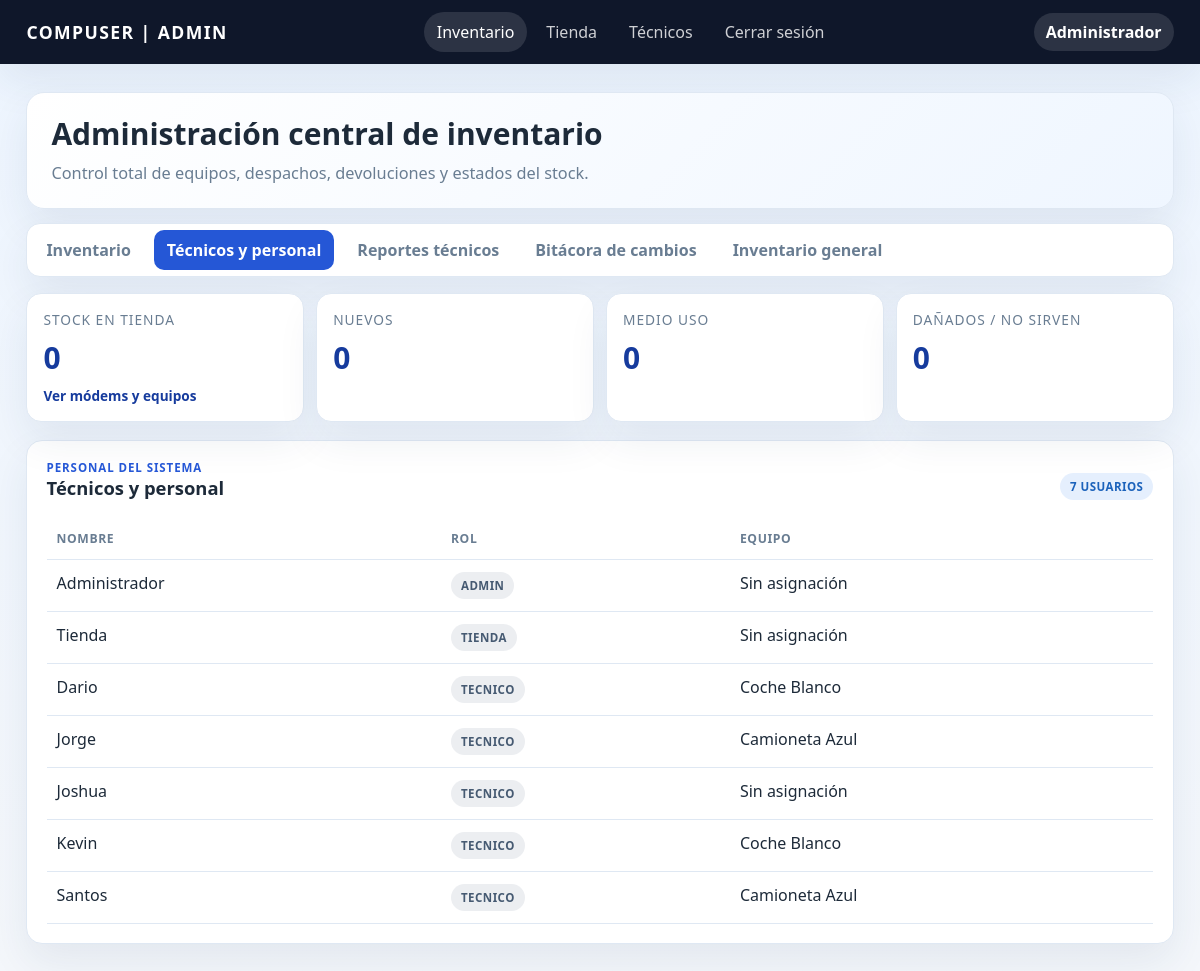
The app's page /admin.php?tab=personal (signed in) with its own data.
### tables this page shows
CREATE TABLE IF NOT EXISTS usuarios (
    id INT AUTO_INCREMENT PRIMARY KEY,
    usuario VARCHAR(100) NOT NULL UNIQUE,
    nombre VARCHAR(150) NOT NULL,
    rol ENUM('admin', 'tienda', 'tecnico') NOT NULL,
    equipo VARCHAR(150) DEFAULT NULL,
    password VARCHAR(255) NOT NULL,
    activo TINYINT(1) DEFAULT 1,
    created_at TIMESTAMP DEFAULT CURRENT_TIMESTAMP
);

### admin.php (called while the page is built)
<?php
require __DIR__ . '/backend/controllers/admin.php';
require __DIR__ . '/frontend/views/admin.php';

### backend/controllers/admin.php (called while the page is built, shortened)
<?php
require dirname(__DIR__, 2) . '/config/database.php';
require dirname(__DIR__, 2) . '/includes/functions.php';
$equipos = getInventario($pdo);
$usuarios = getUsuarios($pdo);
$stats = [
    'total' => count($equipos),
    'disponibles' => count(array_filter($equipos, fn($item) => $item['estado'] === 'disponible')),
    'nuevos' => count(array_filter($equipos, fn($item) => $item['condicion'] === 'nuevo')),
    'medio_uso' => count(array_filter($equipos, fn($item) => $item['condicion'] === 'medio_uso')),
    'daniados' => count(array_filter($equipos, fn($item) => $item['condicion'] === 'danado' || $item['condicion'] === 'no_serve')),
];
$pestana = $_GET['tab'] ?? 'inventario';
?>

### includes/functions.php (called while the page is built, shortened)
<?php
function getUsuarios(PDO $pdo, ?string $rol = null): array
{
    $stmt = $pdo->query('SELECT * FROM usuarios ORDER BY rol, nombre ASC');
    return $stmt->fetchAll();
}
function getInventario(PDO $pdo): array
{
    $stmt = $pdo->query('SELECT * FROM equipos ORDER BY updated_at DESC');
    return $stmt->fetchAll();
}
function badgeClass(string $estado): string
{
    $map = [
        'disponible' => 'success',
        'asignado' => 'primary',
        'en_reparacion' => 'warning',
        'retirado' => 'dark',
        'dado_baja' => 'danger',
        'nuevo' => 'success',
        'revision' => 'warning',
        'medio_uso' => 'info',
        'recogido' => 'secondary',
        'no_serve' => 'danger',
        'danado' => 'danger',
        'dañado' => 'danger',
        'pendiente' => 'warning',
        'en_proceso' => 'primary',
        'completado' => 'success',
        'cancelado' => 'dark',
        'portado' => 'primary',
        'utilizado' => 'success',
        'no_utilizado' => 'secondary',
        'falla' => 'danger',
        'devuelto' => 'info',
    ];
    return $map[$estado] ?? 'secondary';
}

### frontend/views/admin.php (the view, shortened to what this page needs)
<!DOCTYPE html>
<html lang="es">
<head>
    <link rel="stylesheet" href="frontend/assets/css/style.css">
</head>
<body>
    <div class="page-shell">
        <header class="topbar">
            <div class="brand">Compuser | Admin</div>
            <nav class="nav">
                <a class="active" href="admin.php">Inventario</a>
                <a href="tienda.php">Tienda</a>
                <a href="tecnico.php">Técnicos</a>
                <a href="logout.php">Cerrar sesión</a>
            </nav>
            <div class="user-chip"><?php echo htmlspecialchars($_SESSION['nombre']); ?></div>
        </header>
        <div class="container">
            <section class="hero">
                <h1>Administración central de inventario</h1>
                <p>Control total de equipos, despachos, devoluciones y estados del stock.</p>
            </section>
            <nav class="admin-tabs" aria-label="Secciones de administración">
                <a class="<?php echo $pestana === 'inventario' ? 'active' : ''; ?>" href="admin.php?tab=inventario">Inventario</a>
                <a class="<?php echo $pestana === 'personal' ? 'active' : ''; ?>" href="admin.php?tab=personal">Técnicos y personal</a>
                <a class="<?php echo $pestana === 'reportes' ? 'active' : ''; ?>" href="admin.php?tab=reportes">Reportes técnicos</a>
                <a class="<?php echo $pestana === 'actividad' ? 'active' : ''; ?>" href="admin.php?tab=actividad">Bitácora de cambios</a>
                <a class="<?php echo $pestana === 'inventario_general' ? 'active' : ''; ?>" href="admin.php?tab=inventario_general">Inventario general</a>
            </nav>
            <div class="stats-grid">
                <button type="button" class="stat-card stat-card-button" id="toggleAvailableEquipment" aria-expanded="false" aria-controls="availableEquipmentPanel">
                    <span class="label">Stock en tienda</span>
                    <span class="value"><?php echo $stats['disponibles']; ?></span>
                    <span class="stat-action">Ver módems y equipos</span>
                </button>
                <div class="stat-card">
                    <span class="label">Nuevos</span>
                    <span class="value"><?php echo $stats['nuevos']; ?></span>
                </div>
                <div class="stat-card">
                    <span class="label">Medio uso</span>
                    <span class="value"><?php echo $stats['medio_uso']; ?></span>
                </div>
                <div class="stat-card">
                    <span class="label">Dañados / No sirven</span>
                    <span class="value"><?php echo $stats['daniados']; ?></span>
                </div>
            </div>
            <?php if ($pestana === 'inventario'): ?>
            <div class="content-grid">
                <div class="card">
                    <h3><?php echo $equipoEditar ? 'Editar equipo' : 'Agregar equipo'; ?></h3>
                    <form method="POST" id="adminEquipmentForm">
                        <?php if ($equipoEditar): ?>
                            <input type="hidden" name="id" value="<?php echo (int)$equipoEditar['id']; ?>">
                        <?php endif; ?>
                        <div class="form-grid">
                            <label>
                                <span>Tipo</span>
                                <select name="tipo" required>
                                    <option value="">Seleccione</option>
                                    <option value="Modem GPON" <?php echo ($equipoEditar && $equipoEditar['tipo'] === 'Modem GPON') ? 'selected' : ''; ?>>Modem GPON</option>
                                    <option value="Modem EPON" <?php echo ($equipoEditar && $equipoEditar['tipo'] === 'Modem EPON') ? 'selected' : ''; ?>>Modem EPON</option>
                                    <option value="Caja de empalme" <?php echo ($equipoEditar && $equipoEditar['tipo'] === 'Caja de empalme') ? 'selected' : ''; ?>>Caja de empalme</option>
                                    <option value="Caja NAP 8" <?php echo ($equipoEditar && $equipoEditar['tipo'] === 'Caja NAP 8') ? 'selected' : ''; ?>>Caja NAP 8</option>
                                    <option value="Caja NAP 16" <?php echo ($equipoEditar && $equipoEditar['tipo'] === 'Caja NAP 16') ? 'selected' : ''; ?>>Caja NAP 16</option>
                                    <option value="Empalmadora" <?php echo ($equipoEditar && $equipoEditar['tipo'] === 'Empalmadora') ? 'selected' : ''; ?>>Empalmadora</option>
                                    <option value="Otros" <?php echo ($equipoEditar && $equipoEditar['tipo'] === 'Otros') ? 'selected' : ''; ?>>Otros</option>
                                </select>
                            </label>
                            <label>
                                <span>Marca</span>
                                <?php $marcasModem = ['Huawei', 'TP-Link', 'Telmex', 'Nokia', 'V-SOL', 'Otros']; ?>
                                <select name="marca" data-modem-brand>
                                    <option value="">Seleccione marca</option>
                                    <?php if (!empty($equipoEditar['marca']) && !in_array($equipoEditar['marca'], $marcasModem, true)): ?>
                                        <option value="<?php echo htmlspecialchars($equipoEditar['marca'], ENT_QUOTES); ?>" selected><?php echo htmlspecialchars($equipoEditar['marca']); ?></option>
                                    <?php endif; ?>
                                    <?php foreach ($marcasModem as $marcaModem): ?>
                                        <option value="<?php echo htmlspecialchars($marcaModem, ENT_QUOTES); ?>" <?php echo (($equipoEditar['marca'] ?? '') === $marcaModem) ? 'selected' : ''; ?>><?php echo htmlspecialchars($marcaModem); ?></option>
                                    <?php endforeach; ?>
                                </select>
                            </label>
                            <label>
                                <span>Modelo</span>
                                <input type="text" name="modelo" value="<?php echo htmlspecialchars($equipoEditar['modelo'] ?? ''); ?>">
                            </label>
                            <label>
                                <span>Condición</span>
                                <select name="condicion">
                                    <option value="nuevo" <?php echo ($equipoEditar && $equipoEditar['condicion'] === 'nuevo') ? 'selected' : ''; ?>>Nuevo</option>
                                    <option value="medio_uso" <?php echo ($equipoEditar && $equipoEditar['condicion'] === 'medio_uso') ? 'selected' : ''; ?>>Medio uso</option>
                                    <option value="recogido" <?php echo ($equipoEditar && $equipoEditar['condicion'] === 'recogido') ? 'selected' : ''; ?>>Recogido</option>
                                    <option value="no_serve" <?php echo ($equipoEditar && $equipoEditar['condicion'] === 'no_serve') ? 'selected' : ''; ?>>No sirve</option>
                                    <option value="danado" <?php echo ($equipoEditar && $equipoEditar['condicion'] === 'danado') ? 'selected' : ''; ?>>Dañado</option>
                                </select>
                            </label>
                            <label>
                                <span>Estado</span>
                                <select name="estado">
                                    <option value="disponible" <?php echo ($equipoEditar && $equipoEditar['estado'] === 'disponible') ? 'selected' : ''; ?>>Disponible</option>
                                    <option value="asignado" <?php echo ($equipoEditar && $equipoEditar['estado'] === 'asignado') ? 'selected' : ''; ?>>Asignado</option>
                                    <option value="en_reparacion" <?php echo ($equipoEditar && $equipoEditar['estado'] === 'en_reparacion') ? 'selected' : ''; ?>>En reparación</option>
                                    <option value="retirado" <?php echo ($equipoEditar && $equipoEditar['estado'] === 'retirado') ? 'selected' : ''; ?>>Retirado</option>
                                    <option value="dado_baja" <?php echo ($equipoEditar && $equipoEditar['estado'] === 'dado_baja') ? 'selected' : ''; ?>>Dado de baja</option>
                                </select>
                            </label>
                            <label>
                                <span>Ubicación</span>
                                <input type="text" name="ubicacion" value="<?php echo htmlspecialchars($equipoEditar['ubicacion'] ?? ''); ?>">
                            </label>
                            <label>
                                <span>Número serial</span>
                                <div class="serial-scanner-wrap">
                                    <input type="text" name="serial" id="serialInputAdmin" value="<?php echo htmlspecialchars($equipoEditar['serial'] ?? ''); ?>" data-modem-serial autocomplete="off">
                                    <button type="button" class="btn btn-secondary" data-scan-target="serialInputAdmin">Escanear</button>
                                    <input type="file" accept="image/*" capture="environment" class="scan-file-input" data-scan-file-target="serialInputAdmin" hidden>
                                    <button type="button" class="btn btn-secondary scan-file-trigger" data-scan-file-trigger="serialInputAdmin">Desde foto</button>
                                </div>
                                <small class="modem-detection-result" data-modem-detection-result aria-live="polite">Conecta el lector USB y escanea el código en este campo para detectar el fabricante.</small>
                            </label>
                        </div>
                        <label>
                            <span>Observaciones</span>
                            <textarea name="observaciones"><?php echo htmlspecialchars($equipoEditar['observaciones'] ?? ''); ?></textarea>
                        </label>
                        <?php if ($equipoEditar): ?>
                            <button type="submit" name="actualizar_equipo" class="btn btn-success">Guardar cambios</button>
                            <a href="admin.php" class="btn btn-secondary">Cancelar</a>
                        <?php else: ?>
                            <button type="submit" name="guardar_equipo" class="btn btn-primary">Agregar equipo</button>
                        <?php endif; ?>
                    </form>
                </div>
            </div>
            <?php elseif ($pestana === 'personal'): ?>
            <div class="card personnel-panel">
                <div class="orders-toolbar">
                    <div>
                        <span class="eyebrow">Personal del sistema</span>
                        <h3>Técnicos y personal</h3>
                    </div>
                    <span class="badge info"><?php echo count($usuarios); ?> usuarios</span>
                </div>
                <div class="table-wrap">
                    <table class="table">
                        <thead>
                            <tr>
                                <th>Nombre</th>
                                <th>Rol</th>
                                <th>Equipo</th>
                            </tr>
                        </thead>
                        <tbody>
                            <?php foreach ($usuarios as $usuario): ?>
                                <tr>
                                    <td><?php echo htmlspecialchars($usuario['nombre']); ?></td>
                                    <td><span class="badge <?php echo badgeClass($usuario['rol']); ?>"><?php echo htmlspecialchars($usuario['rol']); ?></span></td>
                                    <td><?php echo htmlspecialchars($usuario['equipo'] ?: 'Sin asignación'); ?></td>
                                </tr>
                            <?php endforeach; ?>
                        </tbody>
                    </table>
                </div>
            </div>
            <?php endif; ?>
        </div>
    </div>
</body>
</html>

### records on screen
usuarios: nombre "Administrador", rol "ADMIN", equipo "Sin asignación"
usuarios: nombre "Tienda", rol "TIENDA", equipo "Sin asignación"
usuarios: nombre "Dario", rol "TECNICO", equipo "Coche Blanco"
usuarios: nombre "Jorge", rol "TECNICO", equipo "Camioneta Azul"
usuarios: nombre "Joshua", rol "TECNICO", equipo "Sin asignación"
usuarios: nombre "Kevin", rol "TECNICO", equipo "Coche Blanco"
usuarios: nombre "Santos", rol "TECNICO", equipo "Camioneta Azul"

### other values on screen
$_SESSION['nombre'] "Administrador"
$stats['disponibles'] "0"
$stats['nuevos'] "0"
$stats['medio_uso'] "0"
$stats['daniados'] "0"
count($usuarios) "7"
